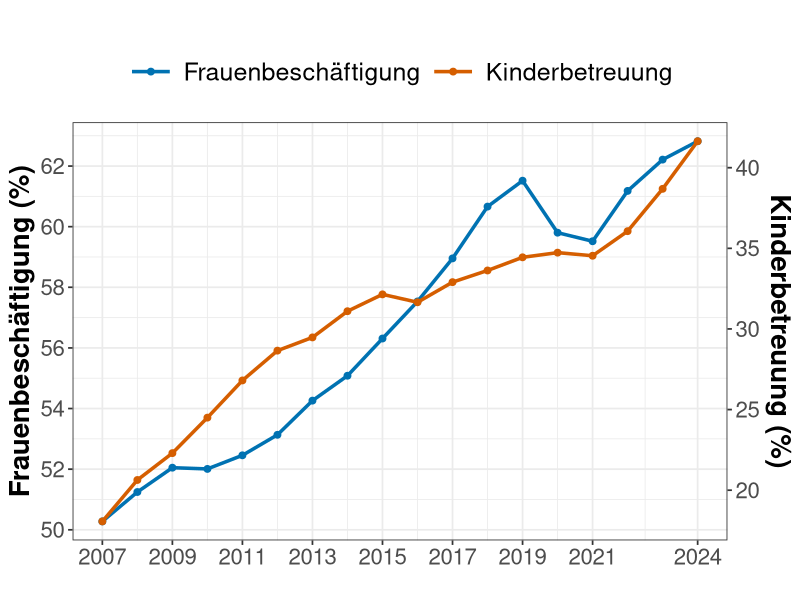

Write R code to recreate this figure. (Note: this script raises an error after producing the figure.)
# ============================================================
# 构建 Kinderbetreuung & Frauenbeschäftigung 双轴趋势图
# 保存为：results/figures/NEW_Kinderbetreuung/ki_dual_trend.rds
# 之后在 Quarto 里只需要 readRDS() + 打印即可
# ============================================================

library(tidyverse)
library(readxl)
library(stringr)
library(grid)

# 小工具：从 "Raumbezug" 里提取两位数 Bezirk 编号
add_sb <- function(x, var = "Raumbezug", new = "sb") {
  x %>%
    mutate(
      !!new := str_pad(
        str_extract(.data[[var]], "^[0-9]+"),
        width = 2,
        pad   = "0"
      )
    )
}

#----------------------------------------------------------
# 1. 读原始数据
#----------------------------------------------------------
ar <- read_excel("data/raw/export_ar.xlsx", sheet = "ARBEITSMARKT")
be <- read_excel("data/raw/export_be.xlsx", sheet = "BEVÖLKERUNG")
ki <- read_excel("data/raw/export_ki.xlsx", sheet = "KINDERBETREUUNG")

# Frauenbeschäftigung (Anteil weiblich，0~1)
sozial_anteil_weiblich <- ar %>%
  filter(
    Indikator == "Sozialversicherungspflichtig Beschäftigte - Anteil",
    Ausprägung == "weiblich"
  ) %>%
  mutate(sozial_weiblich = `Basiswert 1` / `Basiswert 2`) %>%
  select(Jahr, Raumbezug, sozial_weiblich)

# Kinderbetreuung 0–2 Jahre（百分比）
df_betreut <- be %>%
  filter(
    Indikator == "Altersgruppen",
    Ausprägung == "bis 2 Jahre"
  ) %>%
  select(Jahr, Raumbezug, kinder_total = `Basiswert 1`) %>%
  left_join(
    ki %>%
      filter(
        Indikator == "Altersgruppen",
        Ausprägung == "bis 2 Jahre"
      ) %>%
      select(Jahr, Raumbezug, kinder_betreut = `Basiswert 1`),
    by = c("Jahr", "Raumbezug")
  ) %>%
  mutate(
    anteil_betreut = 100 * kinder_betreut / kinder_total
  )

# 只保留有 Bezirk 编号的行
df_betreut_bezirk <- df_betreut %>%
  add_sb() %>%
  filter(!is.na(sb))

# 合并 Kinderbetreuung + Frauenbeschäftigung 到 Bezirk × Jahr
df_merge <- df_betreut_bezirk %>%
  filter(Jahr >= 2007, Jahr <= 2024) %>%
  select(Jahr, sb, Raumbezug, anteil_betreut) %>%
  left_join(
    sozial_anteil_weiblich %>%
      add_sb() %>%
      filter(Jahr >= 2007, Jahr <= 2024) %>%
      select(Jahr, sb, sozial_weiblich),
    by = c("Jahr", "sb")
  ) %>%
  arrange(sb, Jahr)

#----------------------------------------------------------
# 2. 按年份取 25 个 Bezirk 的平均值 → 时间序列
#----------------------------------------------------------
ts_dual <- df_merge %>%
  group_by(Jahr) %>%
  summarise(
    frauen_mean = mean(sozial_weiblich * 100, na.rm = TRUE),  # 左轴：Frauenbeschäftigung (%)
    kinder_mean = mean(anteil_betreut,       na.rm = TRUE),  # 右轴：Kinderbetreuung (%)
    .groups = "drop"
  )

#----------------------------------------------------------
# 3. 计算双轴缩放参数（注意：全部变成“字面常数”）
#----------------------------------------------------------
left_min  <- min(ts_dual$frauen_mean, na.rm = TRUE)
left_max  <- max(ts_dual$frauen_mean, na.rm = TRUE)
right_min <- min(ts_dual$kinder_mean, na.rm = TRUE)
right_max <- max(ts_dual$kinder_mean, na.rm = TRUE)

scale_factor <- (left_max - left_min) / (right_max - right_min)

# 把 Kinderbetreuung 映射到左轴坐标系（只用于画图）
ts_dual <- ts_dual %>%
  mutate(
    kinder_scaled = (kinder_mean - right_min) * scale_factor + left_min
  )

# 左轴刻度（自动）
breaks_left  <- pretty(c(left_min, left_max), n = 5)

# 右轴刻度：按你之前的要求
breaks_right <- c(20, 25, 30, 35, 40)

# ⭐⭐ 关键：构造一个“完全不依赖外部变量名”的公式
sec_trans <- eval(substitute(
  ~ (. - L) / S + R,
  list(L = left_min, S = scale_factor, R = right_min)
))
# 此时 formula 变成类似：~ (. - 27.3) / 1.5 + 20.1
# 里面只有数字，没有 left_min / scale_factor / right_min 这些符号

#----------------------------------------------------------
# 4. 画双轨图（不再引用 left_min 这些名字）
#----------------------------------------------------------
ki_dual_trend <- ggplot(ts_dual, aes(x = Jahr)) +
  
  # 左轴：Frauenbeschäftigung（蓝色）
  geom_line(aes(y = frauen_mean, color = "Frauenbeschäftigung"), size = 1.2) +
  geom_point(aes(y = frauen_mean, color = "Frauenbeschäftigung"), size = 2) +
  
  # 右轴：Kinderbetreuung（橙色，已缩放到左轴）
  geom_line(aes(y = kinder_scaled, color = "Kinderbetreuung"), size = 1.2) +
  geom_point(aes(y = kinder_scaled, color = "Kinderbetreuung"), size = 2) +
  
  scale_y_continuous(
    name   = "Frauenbeschäftigung (%)",
    limits = c(left_min, left_max),
    breaks = breaks_left,
    sec.axis = sec_axis(
      trans  = sec_trans,           # ✅ 这里的公式里只有字面量数字
      name   = "Kinderbetreuung (%)",
      breaks = breaks_right
    )
  ) +
  
  scale_color_manual(
    name   = NULL,
    values = c(
      "Frauenbeschäftigung" = "#0072B2",  # 蓝
      "Kinderbetreuung"     = "#D55E00"   # 橙
    )
  ) +
  
  scale_x_continuous(
    breaks = c(2007, 2009, 2011, 2013, 2015, 2017, 2019, 2021, 2024)
  ) +
  
  labs(
    x     = "",
    title = ""
  ) +
  
  theme_bw(base_size = 13) +
  theme(
    legend.position    = "top",
    axis.title.y.left  = element_text(size = 20, face = "bold"),
    axis.title.y.right = element_text(size = 20, face = "bold"),
    axis.text.x        = element_text(size = 16),
    axis.text.y.left   = element_text(size = 16),
    axis.text.y.right  = element_text(size = 16),
    legend.text        = element_text(size = 18),
    legend.key.size    = unit(1.2, "cm")
  )



#----------------------------------------------------------
# 5. 保存为 RDS（Quarto 里直接 readRDS() 使用）
#----------------------------------------------------------
saveRDS(ki_dual_trend, "results/figures/NEW_Kinderbetreuung/ki_dual_trend.rds")

# 可选：在脚本里直接查看
ki_dual_trend

